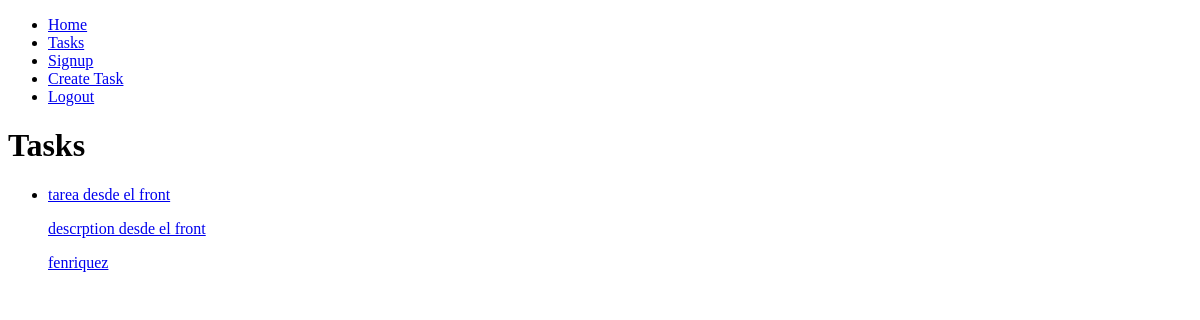
Page /tasks/ (signed in) on the earlier database version.
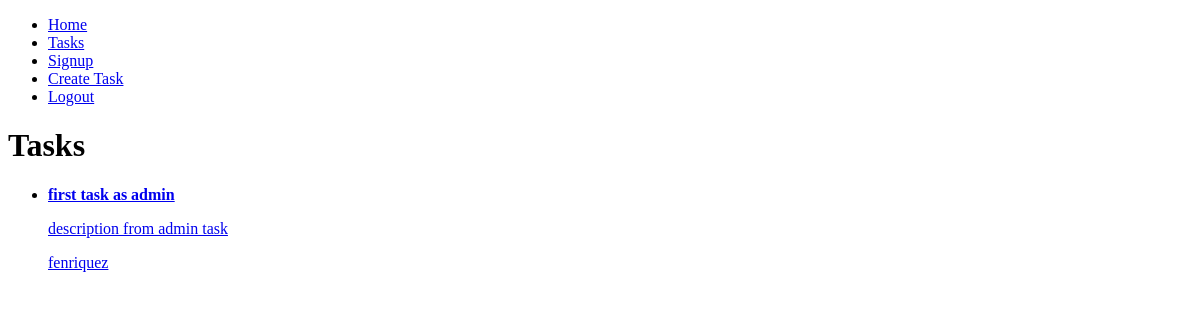
Same page on the later database version.
### tasks/models.py (models this page shows, shortened)
class Task(models.Model):
    title = models.CharField(max_length=200)
    description = models.TextField(blank=True)
    created = models.DateTimeField(auto_now_add=True)
    datecompleted = models.DateTimeField(null=True, blank=True)
    important = models.BooleanField(default=False)
    user = models.ForeignKey(User, on_delete=models.CASCADE)

### tasks/views.py (the view)
# urls.py: path('tasks/', views.tasks, name='tasks'),
@login_required
def tasks(request):
    tasks = Task.objects.filter(user=request.user, datecompleted__isnull=True)
    return render(request, 'tasks.html', {
        'tasks': tasks
    })

### tasks/templates/tasks.html
{% extends "base.html" %} {% block content %}
<h1>Tasks</h1>
{% for task in tasks%}
<ul>
    <li>
        <a href="{% url "task_detail" task.id %}">
            {% if task.important %}
            <p><strong>{{task.title}}</strong></p>
            {% else %}
            <p> {{task.title}} </p>
            {% endif %}
            <p>{{task.description}}</p>
            <p>{{task.user.username}}</p>
        </a>
    </li>
</ul>
{% endfor %} {% endblock content %}

### tasks/templates/base.html (shortened to what this page needs)
<!DOCTYPE html>
<html lang="en">
    <head>
    </head>
    <body>
        <nav>
            <ul>
                <li><a href="/">Home</a></li>
                <li><a href="/tasks">Tasks</a></li>
                <li><a href="/signup">Signup</a></li>
                <li><a href="/tasks/create">Create Task</a></li>
                {% if user.is_authenticated %}
                <li>
                    <a href="/logout">Logout</a>
                </li>
                {% endif %}
            </ul>
        </nav>
        {% block content %} {% endblock content %}
    </body>
</html>

Differences in the rows shown:
removed Task: title "tarea desde el front", description "descrption desde el front", user.username "fenriquez"
now on this page (row edited): Task: title "first task as admin", description "description from admin task", user.username "fenriquez"
